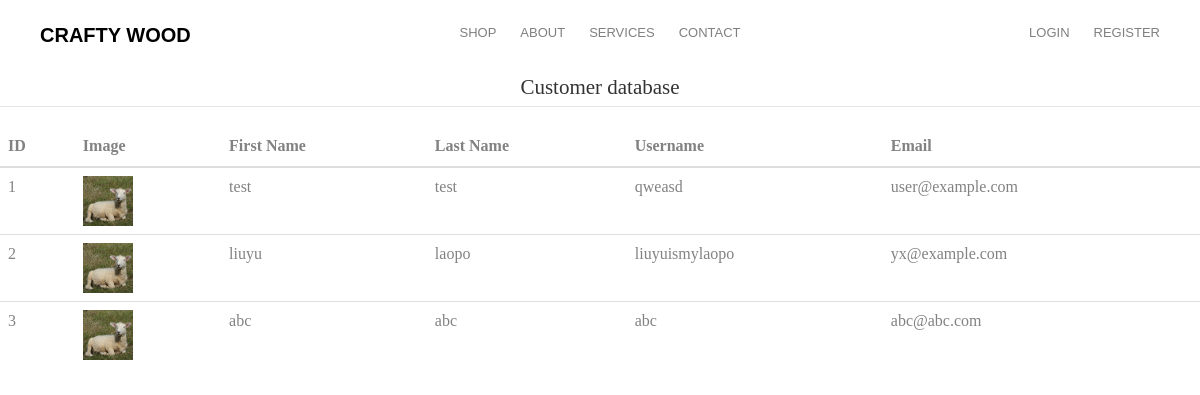
The app's page /admin/customer_database, older data.
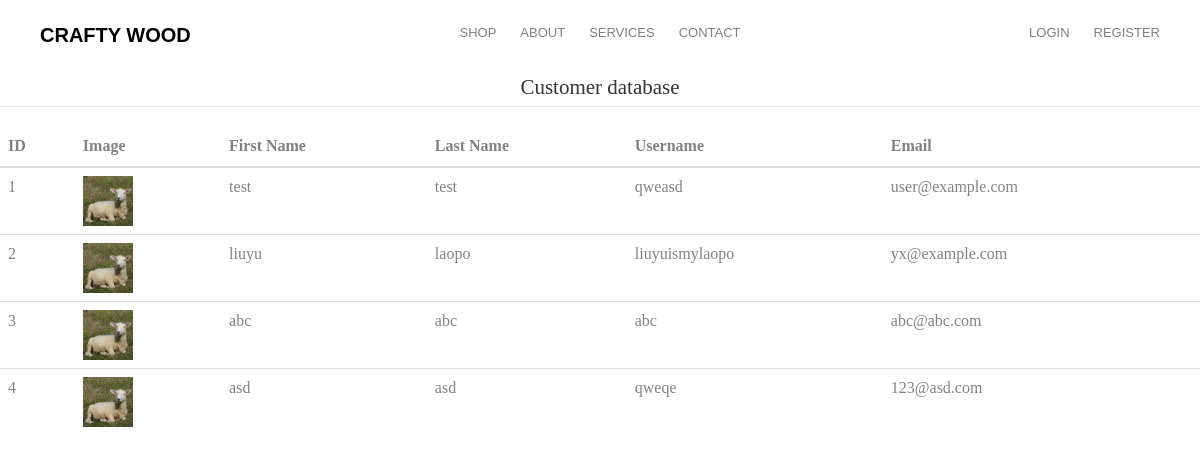
The same page, newer data.
### ecommercesite/database.py (models this page shows, shortened)
class User(db.Model, UserMixin):
    __tablename__ = 'user'
    id = db.Column(db.Integer, primary_key=True)
    type = db.Column(db.String(20))
    first_name = db.Column(db.String(30), nullable=False)
    last_name = db.Column(db.String(30), nullable=False)
    username = db.Column(db.String(30), nullable=False, unique=True)
    email = db.Column(db.String(100), nullable=False, unique=True)
    password = db.Column(db.String(60), nullable=False)
    role = db.Column(db.String(10), nullable=False, default='user')
    image_file = db.Column(db.String(20), nullable=False, default='defaultpfp.jpg')
    __mapper_args__ = {
        'polymorphic_on':type,
        'polymorphic_identity':'user'
    }

### ecommercesite/routes.py (the view)
@app.route('/admin/customer_database')
def customer_database():
    users = Users.query.all()
    return render_template('admin/customer_database.html', users=users)

### ecommercesite/templates/admin/customer_database.html
{% extends 'layout.html' %}
{% block content %}
<table class="table tbale-sm">
    <legend class='text-center'> Customer database </legend>
    <thead>
        <th>ID</th>
        <th>Image</th>
        <th>First Name</th>
        <th>Last Name</th>
        <th>Username</th>
        <th>Email</th>
    </thead>
    <tbody>
      {% for user in users %}
      <tr>
        <td>{{loop.index}}</td>
        <td> <img src="{{url_for('static',filename='profile_pics/' + user.image_file)}}" alt="{{user.username}}" width="50" height="50"></td>
        <td>{{ user.first_name}}</td>
        <td>{{ user.last_name}}</td>
        <td>{{ user.username }}</td>
        <td>{{ user.email }}</td>
      </tr>
      {% endfor %}
    </tbody>
</table>
{% endblock content %}

### ecommercesite/templates/layout.html (shortened to what this page needs)
<!DOCTYPE html>
<html>
	<head>
	<link rel="stylesheet" type="text/css" href="{{ url_for('static', filename='animate.css') }}">
	<link rel="stylesheet" type="text/css" href="{{ url_for('static', filename='icomoon.css') }}">
	<link rel="stylesheet" type="text/css" href="{{ url_for('static', filename='bootstrap.css') }}">
	<link rel="stylesheet" type="text/css" href="{{ url_for('static', filename='flexslider.css') }}">
	<link rel="stylesheet" type="text/css" href="{{ url_for('static', filename='owl.carousel.min.css') }}">
	<link rel="stylesheet" type="text/css" href="{{ url_for('static', filename='owl.theme.default.min.css') }}">
	<link rel="stylesheet" type="text/css" href="{{ url_for('static', filename='style.css') }}">
    </head>
    <body>
                <div id="page">
                    <nav class="fh5co-nav" role="navigation">
                        <div class="container">
                            <div class="row">
                                <div class="col-md-3 col-xs-2">
                                    <div id="fh5co-logo"><a href="{{ url_for('home') }}">Crafty Wood</a></div>
                                </div>
                                <div class="col-md-6 col-xs-6 text-center menu-1">
                                    <ul>
                                        <li class="has-dropdown">
                                            <a href="{{ url_for('shop') }}">Shop</a>
                                        </li>
                                        <li>
                                            <a href="{{ url_for('about') }}">About</a>
                                        </li>
                                        <li class="has-dropdown">
                                            <a href="{{ url_for('services') }}">Services</a>
                                        </li>
                                        <li>
                                            <a href="{{ url_for('contacts')}}">Contact</a>
                                        </li>
                                    </ul>
                                </div>
                                <div class="col-md-3 col-xs-4 text-right hidden-xs menu-2">
                                    <ul>
                                        {% if current_user.is_authenticated %}
                                            {% if current_user.role == 'user' %}
                                                <Li><a href="{{url_for('account')}}">Account</a></Li>
                                                <Li><a href="{{url_for('logout')}}">Log Out</a></Li>
                                                <li class="shopping-cart"><a href="{{url_for('cart', user=current_user.id)}}" class="cart"><span><small>0</small><i class="icon-shopping-cart"></i></span></a></li>
                                            {% elif current_user.role == 'admin' %}
                                                <li><a href="{{url_for('dashboard')}}">Dashboard</a></li>
                                                <Li><a href="{{url_for('logout')}}">Log Out</a></Li>
                                            {% endif %}
                                        {% else %}
                                                <Li><a href="{{url_for('login')}}">Login</a></Li>
                                                <Li><a href="{{url_for('register')}}">Register</a></Li>
                                        {% endif %}
                                    </ul>
                                </div>
                            </div>
                        </div>
                    </nav>
                </div>
                <div>
                    {% block content %}
                    {% endblock content %}
                </div>
    </body>
</html>

### ecommercesite/static/style.css (style rules this page uses)
body { font-family: "Playfair Display", serif; font-weight: 400; font-size: 16px; line-height: 1.7; color: #828282; background: #fff; }
#page { position: relative; overflow-x: hidden; width: 100%; height: 100%; -webkit-transition: 0.5s; -o-transition: 0.5s; transition: 0.5s; }
a { color: #d1c286; -webkit-transition: 0.5s; -o-transition: 0.5s; transition: 0.5s; }
.fh5co-nav { padding: 18px 0; background: #fff; }
.fh5co-nav #fh5co-logo { font-size: 20px; margin: 0; padding: 0; text-transform: uppercase; font-weight: bold; font-family: "Montserrat", Arial, sans-serif; }
.fh5co-nav a { padding: 5px 10px; color: #000; }
.fh5co-nav ul { padding: 0; margin: 0; }
.fh5co-nav ul li { padding: 0; margin: 0; list-style: none; display: inline-block; font-family: "Montserrat", Arial, sans-serif; }
.fh5co-nav ul li a { font-size: 13px; padding: 30px 10px; text-transform: uppercase; color: rgba(0, 0, 0, 0.5); -webkit-transition: 0.5s; -o-transition: 0.5s; transition: 0.5s; }
.fh5co-nav ul li.has-dropdown { position: relative; }
#fh5co-offcanvas a { color: rgba(255, 255, 255, 0.5); }
#fh5co-offcanvas ul { padding: 0; margin: 0; }
#fh5co-offcanvas ul li { padding: 0; margin: 0; list-style: none; }
#fh5co-offcanvas ul li.offcanvas-has-dropdown > a { display: block; position: relative; }
#fh5co-offcanvas ul li.offcanvas-has-dropdown > a:after { position: absolute; right: 0px; font-family: 'icomoon'; font-style: normal; font-weight: normal; font-variant: normal; text-transform: none; line-height: 1; -webkit-font-smoothing: antialiased; -moz-osx-font-smoothing: grayscale; content: "\e921"; font-size: 20px; color: rgba(255, 255, 255, 0.2); -webkit-transition: 0.5s; -o-transition: 0.5s; transition: 0.5s; }

Row changes from the older to the newer data that the page shows:
added User: image_file (placeholder picture), first_name "asd", last_name "asd", username "qweqe", email "123@asd.com"
